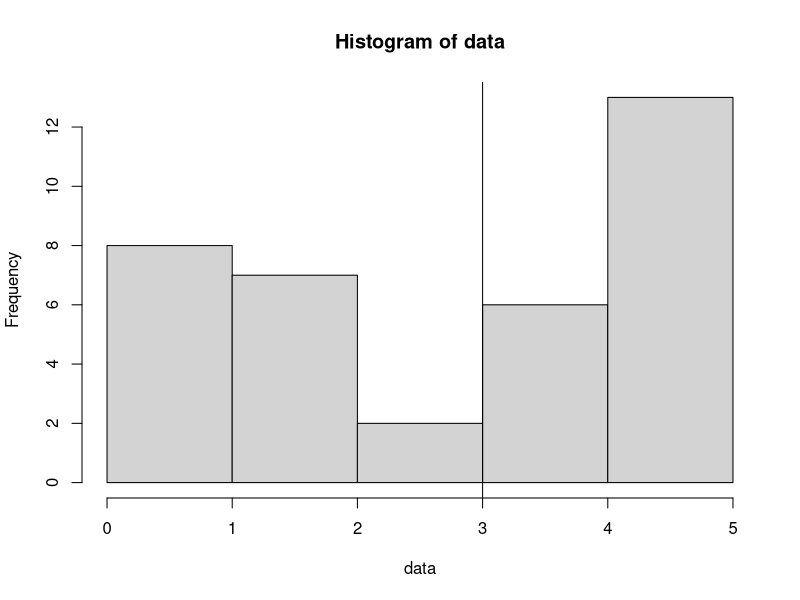

This chart was generated by the following R code:
otsu <- function(data, breaks) {
    # I'll try to implement this approach later.
    between_class_variance <- function(brk) {
        .NotYetImplemented()
    }
    within_class_variance_side <- function(side) {
        # The weight is the fraction of the dataset that this subset contains
        weight <- length(side) / length(data)
        weight * var(side)
    }
    within_class_variance <- function(brk) {
        # Again, intervals are [closed, open).
        left <- data[data < brk]
        right <- data[data >= brk]
        within_class_variance_side(left) + within_class_variance_side(right)
    }
    within_class_variances <- lapply(breaks, within_class_variance)
    index <- which.min(within_class_variances)
    threshold <- breaks[index]
    threshold
}

plot.otsu <- function(data, bins) {
    # Set right = FALSE because we are using [closed, open) intervals
    histogram <- hist(data, breaks = bins, right = FALSE)
    threshold <- otsu(data, histogram$breaks)
    abline(v = threshold)
    threshold
}

test.otsu.faithful <- function() {
    library(datasets)
    print(plot.otsu(faithful$eruptions, bins = 30))
}

test.otsu.simpleimage <- function() {
    image <- c(rep(0, 8), rep(1, 7), rep(2, 2), rep(3, 6), rep(4, 9), rep(5, 4))
    threshold <- plot.otsu(image, bins = 6)
    stopifnot(threshold == 3)
}

test.otsu.simpleimage()